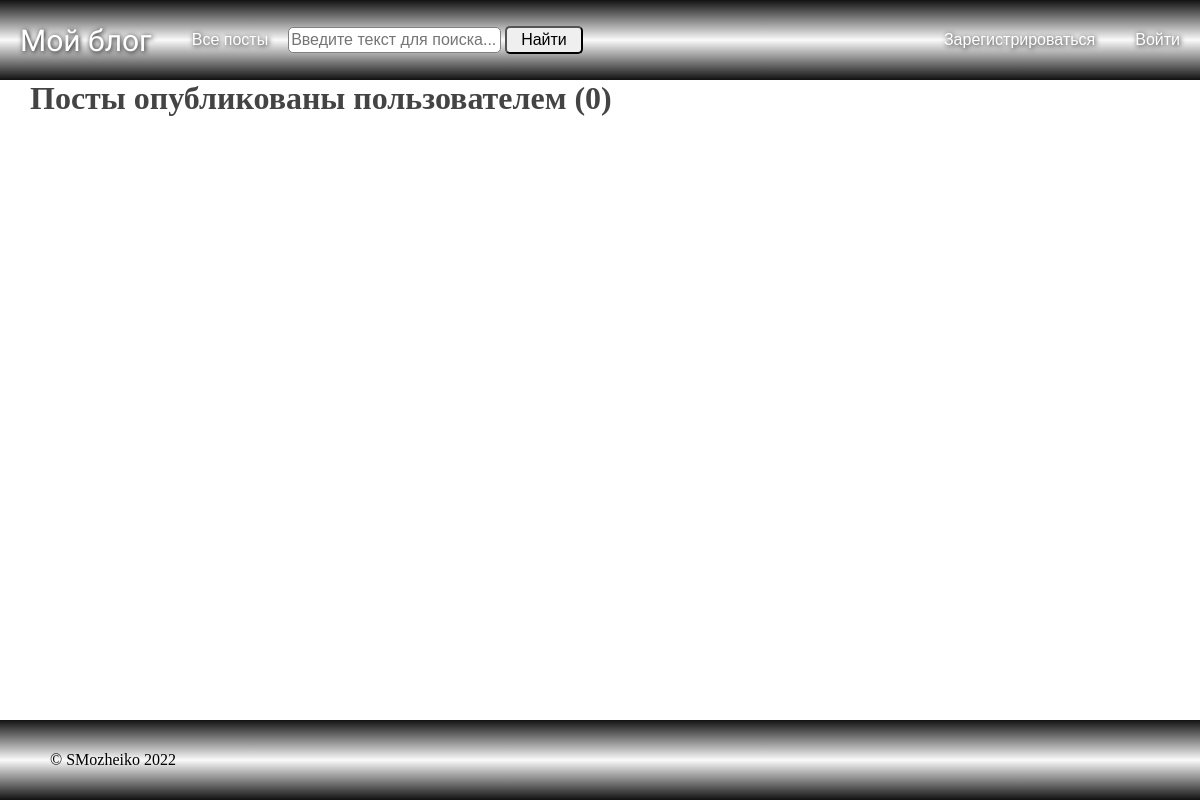
The app's page /user_posts?username=smozheiko, older data.
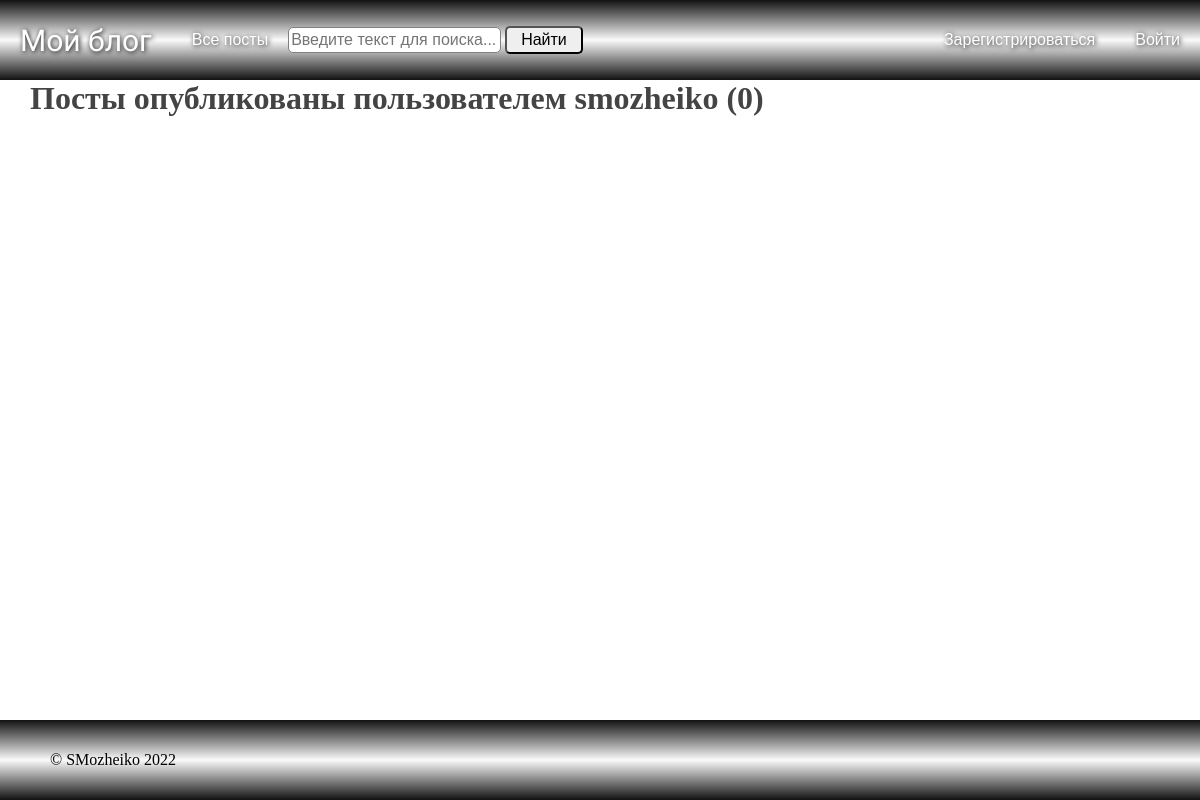
The same page, newer data.
### blog_flask/models.py (models this page shows, shortened)
class SaveMixin:
    def save(self):
        db.session.add(self)
        db.session.commit()

class User(db.Model, UserMixin, SaveMixin):
    id = db.Column(db.Integer, primary_key=True)
    username = db.Column(db.String(20), unique=True, nullable=False)
    email = db.Column(db.String(120), unique=True, nullable=False)
    avatar = db.Column(db.String(100), nullable=False, default='default.png')
    password = db.Column(db.String(100), nullable=False)
    posts = db.relationship(
        'Post',
        back_populates='author',
        lazy=True,
        uselist=True,
        cascade='all, delete-orphan'
    )
    comments = db.relationship(
        'Comment',
        back_populates='author',
        lazy=True,
        uselist=True,
        cascade='all, delete-orphan'
    )

### blog_flask/users/routes.py (the view)
@users.route('/user_posts')
def user_posts():
    username = request.args.get('username', type=str)
    page = request.args.get('page', 1, type=int)
    user = User.query.filter_by(username=username).first()
    posts = Post.query.filter_by(author=user).order_by(
        Post.created_at.desc()
    ).paginate(page=page, per_page=5)
    return render_template('user_posts.html', posts=posts, user=user)

### blog_flask/context_processsors.py
class SearchForm(FlaskForm):
    search = StringField(
        label='Поиск',
        validators=[DataRequired()]
    )
    find = SubmitField(
        label='Найти'
    )

### run.py (called while the page is built)
@app.context_processor
def search():
    form = SearchForm()
    return dict(search=form)

@app.context_processor
def year():
    today_year = datetime.datetime.now().year
    return dict(year=today_year)

### blog_flask/templates/user_posts.html (shortened to what this page needs)
{% extends "layout.html" %}
{% block content %}
    <h1 class="mb-3">Посты опубликованы пользователем {{ user.username }} ({{ posts.total }})</h1>
{% endblock content %}

Row changes from the older to the newer data that the page shows:
added User: username "smozheiko"
